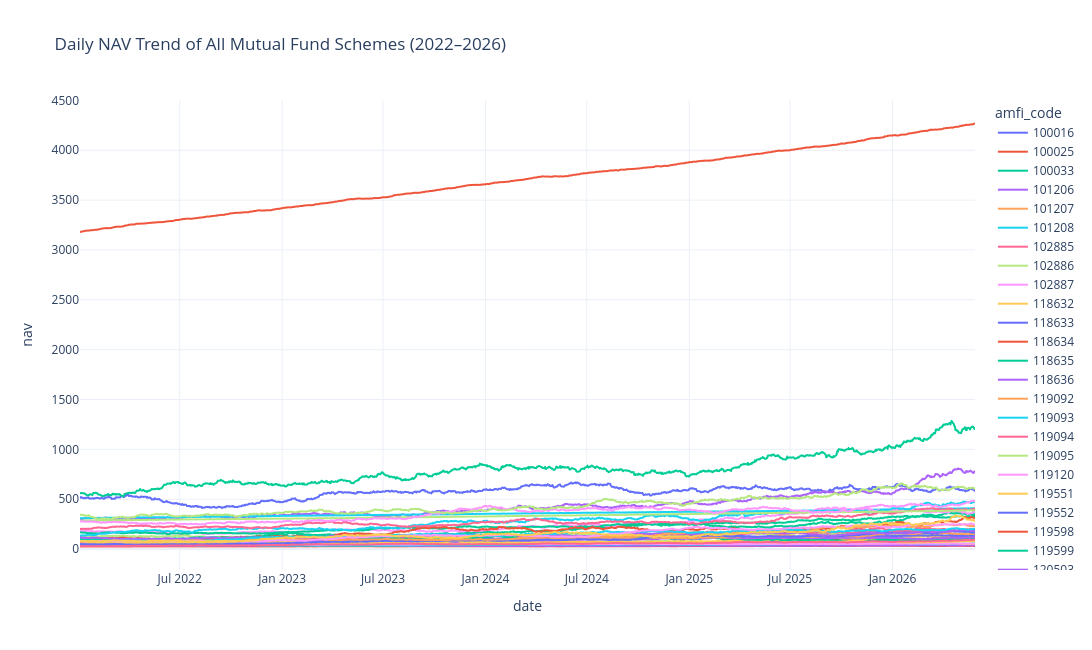

Notebook cell for this chart:
### Code cell
import plotly.express as px

fig = px.line(
    nav,
    x="date",
    y="nav",
    color="amfi_code",
    title="Daily NAV Trend of All Mutual Fund Schemes (2022–2026)"
)

fig.update_layout(
    template="plotly_white",
    width=1200,
    height=650
)

fig.show()

### Figure 1 — Plotly figure (JSON) as saved in the notebook; plotly's stock layout.template omitted (floating-point values rounded to 4 significant figures; data arrays with more than 128 entries replaced by an {"elided": "..."} marker saying what was removed)
{"data": [{"hovertemplate": "amfi_code=100016<br>date=%{x}<br>nav=%{y}<extra></extra>", "legendgroup": "100016", "line": {"color": "#636efa", "dash": "solid"}, "marker": {"symbol": "circle"}, "mode": "lines", "name": "100016", "showlegend": true, "type": "scattergl", "x": {"elided": "1150 str values"}, "xaxis": "x", "y": {"elided": "1150 float values"}, "yaxis": "y"}, {"hovertemplate": "amfi_code=100025<br>date=%{x}<br>nav=%{y}<extra></extra>", "legendgroup": "100025", "line": {"color": "#EF553B", "dash": "solid"}, "marker": {"symbol": "circle"}, "mode": "lines", "name": "100025", "showlegend": true, "type": "scattergl", "x": {"elided": "1150 str values"}, "xaxis": "x", "y": {"elided": "1150 float values"}, "yaxis": "y"}, {"hovertemplate": "amfi_code=100033<br>date=%{x}<br>nav=%{y}<extra></extra>", "legendgroup": "100033", "line": {"color": "#00cc96", "dash": "solid"}, "marker": {"symbol": "circle"}, "mode": "lines", "name": "100033", "showlegend": true, "type": "scattergl", "x": {"elided": "1150 str values"}, "xaxis": "x", "y": {"elided": "1150 float values"}, "yaxis": "y"}, {"hovertemplate": "amfi_code=101206<br>date=%{x}<br>nav=%{y}<extra></extra>", "legendgroup": "101206", "line": {"color": "#ab63fa", "dash": "solid"}, "marker": {"symbol": "circle"}, "mode": "lines", "name": "101206", "showlegend": true, "type": "scattergl", "x": {"elided": "1150 str values"}, "xaxis": "x", "y": {"elided": "1150 float values"}, "yaxis": "y"}, {"hovertemplate": "amfi_code=101207<br>date=%{x}<br>nav=%{y}<extra></extra>", "legendgroup": "101207", "line": {"color": "#FFA15A", "dash": "solid"}, "marker": {"symbol": "circle"}, "mode": "lines", "name": "101207", "showlegend": true, "type": "scattergl", "x": {"elided": "1150 str values"}, "xaxis": "x", "y": {"elided": "1150 float values"}, "yaxis": "y"}, {"hovertemplate": "amfi_code=101208<br>date=%{x}<br>nav=%{y}<extra></extra>", "legendgroup": "101208", "line": {"color": "#19d3f3", "dash": "solid"}, "marker": {"symbol": "circle"}, "mode": "lines", "name": "101208", "showlegend": true, "type": "scattergl", "x": {"elided": "1150 str values"}, "xaxis": "x", "y": {"elided": "1150 float values"}, "yaxis": "y"}, {"hovertemplate": "amfi_code=102885<br>date=%{x}<br>nav=%{y}<extra></extra>", "legendgroup": "102885", "line": {"color": "#FF6692", "dash": "solid"}, "marker": {"symbol": "circle"}, "mode": "lines", "name": "102885", "showlegend": true, "type": "scattergl", "x": {"elided": "1150 str values"}, "xaxis": "x", "y": {"elided": "1150 float values"}, "yaxis": "y"}, {"hovertemplate": "amfi_code=102886<br>date=%{x}<br>nav=%{y}<extra></extra>", "legendgroup": "102886", "line": {"color": "#B6E880", "dash": "solid"}, "marker": {"symbol": "circle"}, "mode": "lines", "name": "102886", "showlegend": true, "type": "scattergl", "x": {"elided": "1150 str values"}, "xaxis": "x", "y": {"elided": "1150 float values"}, "yaxis": "y"}, {"hovertemplate": "amfi_code=102887<br>date=%{x}<br>nav=%{y}<extra></extra>", "legendgroup": "102887", "line": {"color": "#FF97FF", "dash": "solid"}, "marker": {"symbol": "circle"}, "mode": "lines", "name": "102887", "showlegend": true, "type": "scattergl", "x": {"elided": "1150 str values"}, "xaxis": "x", "y": {"elided": "1150 float values"}, "yaxis": "y"}, {"hovertemplate": "amfi_code=118632<br>date=%{x}<br>nav=%{y}<extra></extra>", "legendgroup": "118632", "line": {"color": "#FECB52", "dash": "solid"}, "marker": {"symbol": "circle"}, "mode": "lines", "name": "118632", "showlegend": true, "type": "scattergl", "x": {"elided": "1150 str values"}, "xaxis": "x", "y": {"elided": "1150 float values"}, "yaxis": "y"}, {"hovertemplate": "amfi_code=118633<br>date=%{x}<br>nav=%{y}<extra></extra>", "legendgroup": "118633", "line": {"color": "#636efa", "dash": "solid"}, "marker": {"symbol": "circle"}, "mode": "lines", "name": "118633", "showlegend": true, "type": "scattergl", "x": {"elided": "1150 str values"}, "xaxis": "x", "y": {"elided": "1150 float values"}, "yaxis": "y"}, {"hovertemplate": "amfi_code=118634<br>date=%{x}<br>nav=%{y}<extra></extra>", "legendgroup": "118634", "line": {"color": "#EF553B", "dash": "solid"}, "marker": {"symbol": "circle"}, "mode": "lines", "name": "118634", "showlegend": true, "type": "scattergl", "x": {"elided": "1150 str values"}, "xaxis": "x", "y": {"elided": "1150 float values"}, "yaxis": "y"}, {"hovertemplate": "amfi_code=118635<br>date=%{x}<br>nav=%{y}<extra></extra>", "legendgroup": "118635", "line": {"color": "#00cc96", "dash": "solid"}, "marker": {"symbol": "circle"}, "mode": "lines", "name": "118635", "showlegend": true, "type": "scattergl", "x": {"elided": "1150 str values"}, "xaxis": "x", "y": {"elided": "1150 float values"}, "yaxis": "y"}, {"hovertemplate": "amfi_code=118636<br>date=%{x}<br>nav=%{y}<extra></extra>", "legendgroup": "118636", "line": {"color": "#ab63fa", "dash": "solid"}, "marker": {"symbol": "circle"}, "mode": "lines", "name": "118636", "showlegend": true, "type": "scattergl", "x": {"elided": "1150 str values"}, "xaxis": "x", "y": {"elided": "1150 float values"}, "yaxis": "y"}, {"hovertemplate": "amfi_code=119092<br>date=%{x}<br>nav=%{y}<extra></extra>", "legendgroup": "119092", "line": {"color": "#FFA15A", "dash": "solid"}, "marker": {"symbol": "circle"}, "mode": "lines", "name": "119092", "showlegend": true, "type": "scattergl", "x": {"elided": "1150 str values"}, "xaxis": "x", "y": {"elided": "1150 float values"}, "yaxis": "y"}, {"hovertemplate": "amfi_code=119093<br>date=%{x}<br>nav=%{y}<extra></extra>", "legendgroup": "119093", "line": {"color": "#19d3f3", "dash": "solid"}, "marker": {"symbol": "circle"}, "mode": "lines", "name": "119093", "showlegend": true, "type": "scattergl", "x": {"elided": "1150 str values"}, "xaxis": "x", "y": {"elided": "1150 float values"}, "yaxis": "y"}, {"hovertemplate": "amfi_code=119094<br>date=%{x}<br>nav=%{y}<extra></extra>", "legendgroup": "119094", "line": {"color": "#FF6692", "dash": "solid"}, "marker": {"symbol": "circle"}, "mode": "lines", "name": "119094", "showlegend": true, "type": "scattergl", "x": {"elided": "1150 str values"}, "xaxis": "x", "y": {"elided": "1150 float values"}, "yaxis": "y"}, {"hovertemplate": "amfi_code=119095<br>date=%{x}<br>nav=%{y}<extra></extra>", "legendgroup": "119095", "line": {"color": "#B6E880", "dash": "solid"}, "marker": {"symbol": "circle"}, "mode": "lines", "name": "119095", "showlegend": true, "type": "scattergl", "x": {"elided": "1150 str values"}, "xaxis": "x", "y": {"elided": "1150 float values"}, "yaxis": "y"}, {"hovertemplate": "amfi_code=119120<br>date=%{x}<br>nav=%{y}<extra></extra>", "legendgroup": "119120", "line": {"color": "#FF97FF", "dash": "solid"}, "marker": {"symbol": "circle"}, "mode": "lines", "name": "119120", "showlegend": true, "type": "scattergl", "x": {"elided": "1150 str values"}, "xaxis": "x", "y": {"elided": "1150 float values"}, "yaxis": "y"}, {"hovertemplate": "amfi_code=119551<br>date=%{x}<br>nav=%{y}<extra></extra>", "legendgroup": "119551", "line": {"color": "#FECB52", "dash": "solid"}, "marker": {"symbol": "circle"}, "mode": "lines", "name": "119551", "showlegend": true, "type": "scattergl", "x": {"elided": "1150 str values"}, "xaxis": "x", "y": {"elided": "1150 float values"}, "yaxis": "y"}, {"hovertemplate": "amfi_code=119552<br>date=%{x}<br>nav=%{y}<extra></extra>", "legendgroup": "119552", "line": {"color": "#636efa", "dash": "solid"}, "marker": {"symbol": "circle"}, "mode": "lines", "name": "119552", "showlegend": true, "type": "scattergl", "x": {"elided": "1150 str values"}, "xaxis": "x", "y": {"elided": "1150 float values"}, "yaxis": "y"}, {"hovertemplate": "amfi_code=119598<br>date=%{x}<br>nav=%{y}<extra></extra>", "legendgroup": "119598", "line": {"color": "#EF553B", "dash": "solid"}, "marker": {"symbol": "circle"}, "mode": "lines", "name": "119598", "showlegend": true, "type": "scattergl", "x": {"elided": "1150 str values"}, "xaxis": "x", "y": {"elided": "1150 float values"}, "yaxis": "y"}, {"hovertemplate": "amfi_code=119599<br>date=%{x}<br>nav=%{y}<extra></extra>", "legendgroup": "119599", "line": {"color": "#00cc96", "dash": "solid"}, "marker": {"symbol": "circle"}, "mode": "lines", "name": "119599", "showlegend": true, "type": "scattergl", "x": {"elided": "1150 str values"}, "xaxis": "x", "y": {"elided": "1150 float values"}, "yaxis": "y"}, {"hovertemplate": "amfi_code=120503<br>date=%{x}<br>nav=%{y}<extra></extra>", "legendgroup": "120503", "line": {"color": "#ab63fa", "dash": "solid"}, "marker": {"symbol": "circle"}, "mode": "lines", "name": "120503", "showlegend": true, "type": "scattergl", "x": {"elided": "1150 str values"}, "xaxis": "x", "y": {"elided": "1150 float values"}, "yaxis": "y"}, {"hovertemplate": "amfi_code=120504<br>date=%{x}<br>nav=%{y}<extra></extra>", "legendgroup": "120504", "line": {"color": "#FFA15A", "dash": "solid"}, "marker": {"symbol": "circle"}, "mode": "lines", "name": "120504", "showlegend": true, "type": "scattergl", "x": {"elided": "1150 str values"}, "xaxis": "x", "y": {"elided": "1150 float values"}, "yaxis": "y"}, {"hovertemplate": "amfi_code=120505<br>date=%{x}<br>nav=%{y}<extra></extra>", "legendgroup": "120505", "line": {"color": "#19d3f3", "dash": "solid"}, "marker": {"symbol": "circle"}, "mode": "lines", "name": "120505", "showlegend": true, "type": "scattergl", "x": {"elided": "1150 str values"}, "xaxis": "x", "y": {"elided": "1150 float values"}, "yaxis": "y"}, {"hovertemplate": "amfi_code=120506<br>date=%{x}<br>nav=%{y}<extra></extra>", "legendgroup": "120506", "line": {"color": "#FF6692", "dash": "solid"}, "marker": {"symbol": "circle"}, "mode": "lines", "name": "120506", "showlegend": true, "type": "scattergl", "x": {"elided": "1150 str values"}, "xaxis": "x", "y": {"elided": "1150 float values"}, "yaxis": "y"}, {"hovertemplate": "amfi_code=120507<br>date=%{x}<br>nav=%{y}<extra></extra>", "legendgroup": "120507", "line": {"color": "#B6E880", "dash": "solid"}, "marker": {"symbol": "circle"}, "mode": "lines", "name": "120507", "showlegend": true, "type": "scattergl", "x": {"elided": "1150 str values"}, "xaxis": "x", "y": {"elided": "1150 float values"}, "yaxis": "y"}, {"hovertemplate": "amfi_code=120841<br>date=%{x}<br>nav=%{y}<extra></extra>", "legendgroup": "120841", "line": {"color": "#FF97FF", "dash": "solid"}, "marker": {"symbol": "circle"}, "mode": "lines", "name": "120841", "showlegend": true, "type": "scattergl", "x": {"elided": "1150 str values"}, "xaxis": "x", "y": {"elided": "1150 float values"}, "yaxis": "y"}, {"hovertemplate": "amfi_code=120842<br>date=%{x}<br>nav=%{y}<extra></extra>", "legendgroup": "120842", "line": {"color": "#FECB52", "dash": "solid"}, "marker": {"symbol": "circle"}, "mode": "lines", "name": "120842", "showlegend": true, "type": "scattergl", "x": {"elided": "1150 str values"}, "xaxis": "x", "y": {"elided": "1150 float values"}, "yaxis": "y"}, {"hovertemplate": "amfi_code=120843<br>date=%{x}<br>nav=%{y}<extra></extra>", "legendgroup": "120843", "line": {"color": "#636efa", "dash": "solid"}, "marker": {"symbol": "circle"}, "mode": "lines", "name": "120843", "showlegend": true, "type": "scattergl", "x": {"elided": "1150 str values"}, "xaxis": "x", "y": {"elided": "1150 float values"}, "yaxis": "y"}, {"hovertemplate": "amfi_code=120844<br>date=%{x}<br>nav=%{y}<extra></extra>", "legendgroup": "120844", "line": {"color": "#EF553B", "dash": "solid"}, "marker": {"symbol": "circle"}, "mode": "lines", "name": "120844", "showlegend": true, "type": "scattergl", "x": {"elided": "1150 str values"}, "xaxis": "x", "y": {"elided": "1150 float values"}, "yaxis": "y"}, {"hovertemplate": "amfi_code=125497<br>date=%{x}<br>nav=%{y}<extra></extra>", "legendgroup": "125497", "line": {"color": "#00cc96", "dash": "solid"}, "marker": {"symbol": "circle"}, "mode": "lines", "name": "125497", "showlegend": true, "type": "scattergl", "x": {"elided": "1150 str values"}, "xaxis": "x", "y": {"elided": "1150 float values"}, "yaxis": "y"}, {"hovertemplate": "amfi_code=125498<br>date=%{x}<br>nav=%{y}<extra></extra>", "legendgroup": "125498", "line": {"color": "#ab63fa", "dash": "solid"}, "marker": {"symbol": "circle"}, "mode": "lines", "name": "125498", "showlegend": true, "type": "scattergl", "x": {"elided": "1150 str values"}, "xaxis": "x", "y": {"elided": "1150 float values"}, "yaxis": "y"}, {"hovertemplate": "amfi_code=148567<br>date=%{x}<br>nav=%{y}<extra></extra>", "legendgroup": "148567", "line": {"color": "#FFA15A", "dash": "solid"}, "marker": {"symbol": "circle"}, "mode": "lines", "name": "148567", "showlegend": true, "type": "scattergl", "x": {"elided": "1150 str values"}, "xaxis": "x", "y": {"elided": "1150 float values"}, "yaxis": "y"}, {"hovertemplate": "amfi_code=148568<br>date=%{x}<br>nav=%{y}<extra></extra>", "legendgroup": "148568", "line": {"color": "#19d3f3", "dash": "solid"}, "marker": {"symbol": "circle"}, "mode": "lines", "name": "148568", "showlegend": true, "type": "scattergl", "x": {"elided": "1150 str values"}, "xaxis": "x", "y": {"elided": "1150 float values"}, "yaxis": "y"}, {"hovertemplate": "amfi_code=148569<br>date=%{x}<br>nav=%{y}<extra></extra>", "legendgroup": "148569", "line": {"color": "#FF6692", "dash": "solid"}, "marker": {"symbol": "circle"}, "mode": "lines", "name": "148569", "showlegend": true, "type": "scattergl", "x": {"elided": "1150 str values"}, "xaxis": "x", "y": {"elided": "1150 float values"}, "yaxis": "y"}, {"hovertemplate": "amfi_code=149322<br>date=%{x}<br>nav=%{y}<extra></extra>", "legendgroup": "149322", "line": {"color": "#B6E880", "dash": "solid"}, "marker": {"symbol": "circle"}, "mode": "lines", "name": "149322", "showlegend": true, "type": "scattergl", "x": {"elided": "1150 str values"}, "xaxis": "x", "y": {"elided": "1150 float values"}, "yaxis": "y"}, {"hovertemplate": "amfi_code=149323<br>date=%{x}<br>nav=%{y}<extra></extra>", "legendgroup": "149323", "line": {"color": "#FF97FF", "dash": "solid"}, "marker": {"symbol": "circle"}, "mode": "lines", "name": "149323", "showlegend": true, "type": "scattergl", "x": {"elided": "1150 str values"}, "xaxis": "x", "y": {"elided": "1150 float values"}, "yaxis": "y"}, {"hovertemplate": "amfi_code=149324<br>date=%{x}<br>nav=%{y}<extra></extra>", "legendgroup": "149324", "line": {"color": "#FECB52", "dash": "solid"}, "marker": {"symbol": "circle"}, "mode": "lines", "name": "149324", "showlegend": true, "type": "scattergl", "x": {"elided": "1150 str values"}, "xaxis": "x", "y": {"elided": "1150 float values"}, "yaxis": "y"}], "layout": {"height": 650, "legend": {"title": {"text": "amfi_code"}, "tracegroupgap": 0}, "title": {"text": "Daily NAV Trend of All Mutual Fund Schemes (2022–2026)"}, "width": 1200, "xaxis": {"anchor": "y", "domain": [0, 1], "title": {"text": "date"}}, "yaxis": {"anchor": "x", "domain": [0, 1], "title": {"text": "nav"}}}}
